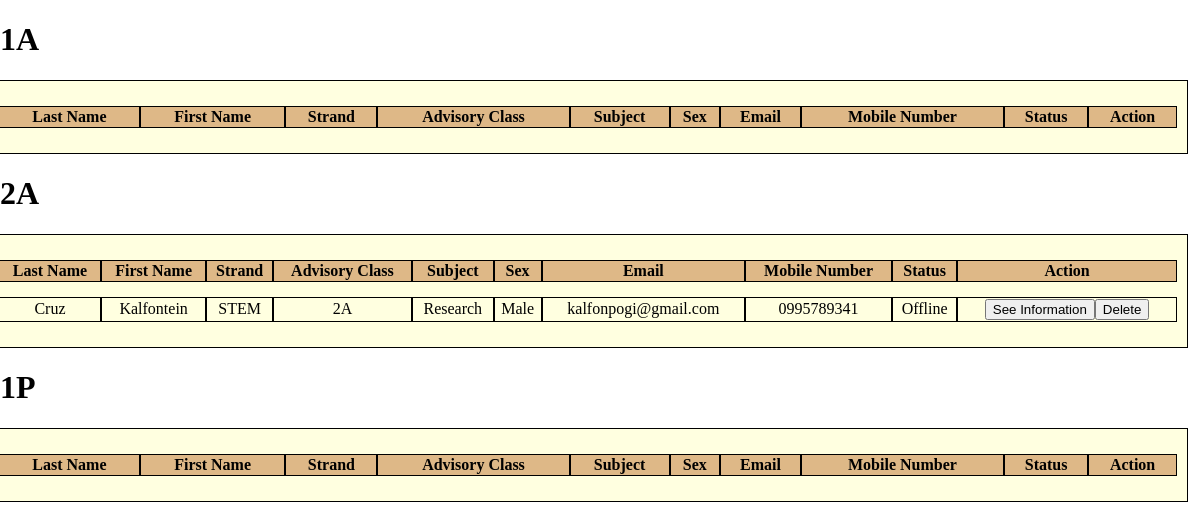
Screenshot of /getuser.php with the database file from the repository.
### tables this page shows
CREATE TABLE `users` (
  `user_id` int(11) UNSIGNED NOT NULL,
  `account_id` varchar(255) NOT NULL,
  `lastName` varchar(255) NOT NULL,
  `firstName` varchar(255) NOT NULL,
  `middleName` varchar(255) NOT NULL,
  `sex` varchar(255) NOT NULL,
  `bday` date NOT NULL,
  `motherName` varchar(255) NOT NULL,
  `motherContactNum` varchar(255) NOT NULL,
  `fatherName` varchar(255) NOT NULL,
  `fatherContactNum` varchar(255) NOT NULL,
  `strand` varchar(255) NOT NULL,
  `advisory_class` varchar(255) NOT NULL,
  `subject` varchar(255) NOT NULL,
  `email` varchar(255) NOT NULL,
  `contact_num` varchar(255) NOT NULL,
  `stdnt_strand` varchar(255) NOT NULL,
  `subjectsTaken` varchar(255) NOT NULL,
  `stdnt_section` varchar(255) NOT NULL,
  `stdnt_lrn` varchar(255) NOT NULL,
  `username` varchar(255) NOT NULL,
  `password` varchar(255) NOT NULL,
  `user_systemStatus` varchar(255) NOT NULL,
  `access_level` int(11) NOT NULL,
  `date_registered` timestamp NOT NULL DEFAULT current_timestamp()
);

### getuser.php (the view, shortened to what this page needs)
<!DOCTYPE html>
<html>
<head>
<link rel="stylesheet" type="text/css" href="css/style.css">
  </head>
  <body>
  <h1>1A</h1>
  <table id = "table" class = "table-bordered">
          <thead>
            <tr>
              <th>Last Name</th>
              <th>First Name</th>
              <th>Strand</th>
              <th>Advisory Class</th>
              <th>Subject</th>
              <th>Sex</th>
              <th>Email</th>
              <th>Mobile Number</th>
              <th>Status</th>
              <th>Action</th>
            </tr>
          </thead>
      </table>
  <h1>2A</h1>
  <table id = "table" class = "table-bordered">
          <thead>
            <tr>
              <th>Last Name</th>
              <th>First Name</th>
              <th>Strand</th>
              <th>Advisory Class</th>
              <th>Subject</th>
              <th>Sex</th>
              <th>Email</th>
              <th>Mobile Number</th>
              <th>Status</th>
              <th>Action</th>
            </tr>
          </thead>
          <tbody>
            <?php
            include_once "database/config.php";
              $query = $conn->query("SELECT * FROM `users` WHERE advisory_class='2A'") or die(mysqli_error());
              while($f_query = $query->fetch_array()){
            ?>
            <tr>
              <td><?php echo $f_query['lastName']?></td>
              <td><?php echo $f_query['firstName']?></td>
              <td><?php echo $f_query['strand']?></td>
              <td><?php echo $f_query['advisory_class']?></td>
              <td><?php echo $f_query['subject']?></td>
              <td><?php echo $f_query['sex']?></td>
              <td><?php echo $f_query['email']?></td>
              <td><?php echo $f_query['contact_num']?></td>
              <td><?php echo $f_query['user_systemStatus']?></td>
              <td><button>See Information</button><button>Delete</button></td>
            </tr>
            <?php
              }
            ?>
          </tbody>
      </table>
  <h1>1P</h1>
  <table id = "table" class = "table-bordered">
          <thead>
            <tr>
              <th>Last Name</th>
              <th>First Name</th>
              <th>Strand</th>
              <th>Advisory Class</th>
              <th>Subject</th>
              <th>Sex</th>
              <th>Email</th>
              <th>Mobile Number</th>
              <th>Status</th>
              <th>Action</th>
            </tr>
          </thead>
      </table>
    </body>
    </html>

### css/style.css (style rules this page uses)
body { margin: 0px; min-height: 100vh; background-color: white; }

### getuser.php (style rules this page uses)
.table-bordered { background-color: lightyellow; margin-left: -1%; border-collapse: separate; border: 1px solid black; border-spacing: 0 15px; text-align: center; padding: 10px; border: 1px solid black; width: 1200px; }
th { background-color: burlywood; border: 1px solid black; }
td { border: 1px solid black; border-collapse: separate; }

### rows the page displays
users: lastName "Cruz", firstName "Kalfontein", strand "STEM", advisory_class "2A", subject "Research", sex "Male", email "kalfonpogi@gmail.com", contact_num "0995789341", user_systemStatus "Offline"
